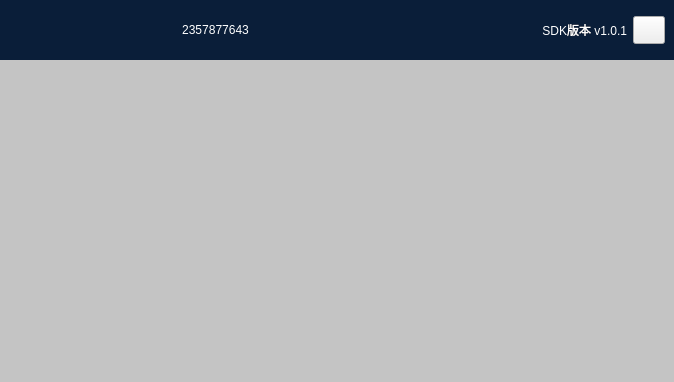
<?xml version="1.0" encoding="UTF-8"?>
<ui version="4.0">
 <class>RoomMainForm</class>
 <widget class="QWidget" name="RoomMainForm">
  <property name="geometry">
   <rect>
    <x>0</x>
    <y>0</y>
    <width>674</width>
    <height>382</height>
   </rect>
  </property>
  <property name="windowTitle">
   <string>快速开始</string>
  </property>
  <layout class="QVBoxLayout" name="verticalLayout">
   <property name="spacing">
    <number>0</number>
   </property>
   <property name="leftMargin">
    <number>0</number>
   </property>
   <property name="topMargin">
    <number>0</number>
   </property>
   <property name="rightMargin">
    <number>0</number>
   </property>
   <property name="bottomMargin">
    <number>0</number>
   </property>
   <item>
    <widget class="QWidget" name="titleWidget" native="true">
     <property name="minimumSize">
      <size>
       <width>0</width>
       <height>0</height>
      </size>
     </property>
     <property name="maximumSize">
      <size>
       <width>16777215</width>
       <height>60</height>
      </size>
     </property>
     <property name="styleSheet">
      <string notr="true">QWidget#titleWidget
{
	background: #0A1E39;
}
QLabel
{
	color:#FFFFFF;
	font-family: Arial;
	font-style: normal;
	font-weight: normal;
	font-size: 12px;
	line-height: 14px;
}</string>
     </property>
     <layout class="QHBoxLayout" name="horizontalLayout">
      <item>
       <spacer name="horizontalSpacer">
        <property name="orientation">
         <enum>Qt::Horizontal</enum>
        </property>
        <property name="sizeHint" stdset="0">
         <size>
          <width>40</width>
          <height>20</height>
         </size>
        </property>
       </spacer>
      </item>
      <item>
       <widget class="QLabel" name="roomIdLabel">
        <property name="text">
         <string>2357877643</string>
        </property>
        <property name="alignment">
         <set>Qt::AlignCenter</set>
        </property>
       </widget>
      </item>
      <item>
       <spacer name="horizontalSpacer_2">
        <property name="orientation">
         <enum>Qt::Horizontal</enum>
        </property>
        <property name="sizeHint" stdset="0">
         <size>
          <width>40</width>
          <height>20</height>
         </size>
        </property>
       </spacer>
      </item>
      <item>
       <widget class="QLabel" name="sdkVersionLabel">
        <property name="sizePolicy">
         <sizepolicy hsizetype="Preferred" vsizetype="Preferred">
          <horstretch>0</horstretch>
          <verstretch>0</verstretch>
         </sizepolicy>
        </property>
        <property name="minimumSize">
         <size>
          <width>200</width>
          <height>0</height>
         </size>
        </property>
        <property name="layoutDirection">
         <enum>Qt::LeftToRight</enum>
        </property>
        <property name="text">
         <string>SDK版本 v1.0.1</string>
        </property>
        <property name="alignment">
         <set>Qt::AlignRight|Qt::AlignTrailing|Qt::AlignVCenter</set>
        </property>
       </widget>
      </item>
      <item>
       <widget class="QPushButton" name="closeBtn">
        <property name="minimumSize">
         <size>
          <width>32</width>
          <height>28</height>
         </size>
        </property>
        <property name="maximumSize">
         <size>
          <width>32</width>
          <height>28</height>
         </size>
        </property>
        <property name="styleSheet">
         <string notr="true">QPushButton
{
	border-image: url(:/QuickStart/Resources/wclose.bmp);
}</string>
        </property>
        <property name="text">
         <string/>
        </property>
       </widget>
      </item>
     </layout>
    </widget>
   </item>
   <item>
    <widget class="QWidget" name="mainWidget" native="true">
     <property name="styleSheet">
      <string notr="true">QWidget#mainWidget
{
	background:#C4C4C4;
}</string>
     </property>
     <layout class="QGridLayout" name="gridLayout">
      <property name="leftMargin">
       <number>0</number>
      </property>
      <property name="topMargin">
       <number>0</number>
      </property>
      <property name="rightMargin">
       <number>0</number>
      </property>
      <property name="bottomMargin">
       <number>0</number>
      </property>
      <property name="spacing">
       <number>0</number>
      </property>
      <item row="0" column="0">
       <widget class="VideoWidget" name="localWidget" native="true">
        <property name="styleSheet">
         <string notr="true"/>
        </property>
       </widget>
      </item>
      <item row="0" column="1">
       <widget class="VideoWidget" name="remoteWidget1" native="true"/>
      </item>
      <item row="1" column="1">
       <widget class="VideoWidget" name="remoteWidget3" native="true"/>
      </item>
      <item row="1" column="0">
       <widget class="VideoWidget" name="remoteWidget2" native="true"/>
      </item>
     </layout>
    </widget>
   </item>
  </layout>
 </widget>
 <customwidgets>
  <customwidget>
   <class>VideoWidget</class>
   <extends>QWidget</extends>
   <header location="global">VideoWidget.h</header>
   <container>1</container>
  </customwidget>
 </customwidgets>
 <resources/>
 <connections/>
</ui>
